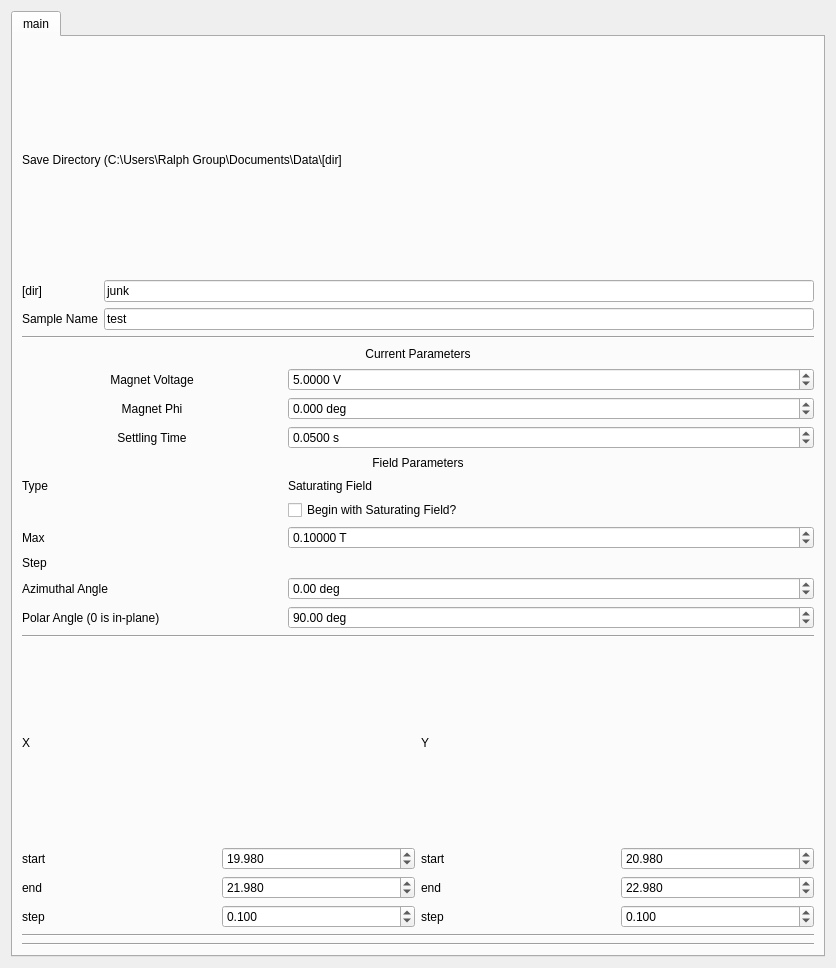
<?xml version="1.0" encoding="UTF-8"?>
<ui version="4.0">
 <class>Form</class>
 <widget class="QWidget" name="Form">
  <property name="geometry">
   <rect>
    <x>0</x>
    <y>0</y>
    <width>836</width>
    <height>968</height>
   </rect>
  </property>
  <property name="windowTitle">
   <string>Form</string>
  </property>
  <layout class="QVBoxLayout" name="verticalLayout">
   <item>
    <widget class="QTabWidget" name="tabWidget">
     <property name="toolTip">
      <string>&lt;html&gt;&lt;head/&gt;&lt;body&gt;&lt;p&gt;Field Parameters&lt;/p&gt;&lt;/body&gt;&lt;/html&gt;</string>
     </property>
     <property name="currentIndex">
      <number>0</number>
     </property>
     <widget class="QWidget" name="tab">
      <attribute name="title">
       <string>main</string>
      </attribute>
      <layout class="QVBoxLayout" name="verticalLayout_10">
       <item>
        <layout class="QGridLayout" name="save_params">
         <item row="4" column="0">
          <widget class="QLabel" name="label_12">
           <property name="enabled">
            <bool>true</bool>
           </property>
           <property name="text">
            <string>Sample Name</string>
           </property>
          </widget>
         </item>
         <item row="4" column="1">
          <widget class="QLineEdit" name="sample_name">
           <property name="text">
            <string>test</string>
           </property>
           <property name="placeholderText">
            <string>test</string>
           </property>
          </widget>
         </item>
         <item row="0" column="0" colspan="2">
          <widget class="QLabel" name="label_8">
           <property name="text">
            <string>Save Directory (C:\Users\Ralph Group\Documents\Data\[dir]</string>
           </property>
           <property name="wordWrap">
            <bool>true</bool>
           </property>
          </widget>
         </item>
         <item row="3" column="0">
          <widget class="QLabel" name="label_22">
           <property name="text">
            <string>[dir]</string>
           </property>
          </widget>
         </item>
         <item row="3" column="1">
          <widget class="QLineEdit" name="save_dir">
           <property name="text">
            <string>junk</string>
           </property>
          </widget>
         </item>
        </layout>
       </item>
       <item>
        <widget class="Line" name="line_3">
         <property name="orientation">
          <enum>Qt::Horizontal</enum>
         </property>
        </widget>
       </item>
       <item>
        <layout class="QGridLayout" name="lockin_params">
         <item row="11" column="0">
          <widget class="QLabel" name="label_16">
           <property name="text">
            <string>Azimuthal Angle</string>
           </property>
          </widget>
         </item>
         <item row="0" column="0" colspan="3">
          <widget class="QLabel" name="label_7">
           <property name="text">
            <string>Current Parameters</string>
           </property>
           <property name="alignment">
            <set>Qt::AlignCenter</set>
           </property>
          </widget>
         </item>
         <item row="3" column="0">
          <widget class="QLabel" name="label_20">
           <property name="text">
            <string>Settling Time</string>
           </property>
           <property name="alignment">
            <set>Qt::AlignCenter</set>
           </property>
          </widget>
         </item>
         <item row="5" column="0" colspan="3">
          <widget class="QLabel" name="label_10">
           <property name="text">
            <string>Field Parameters</string>
           </property>
           <property name="alignment">
            <set>Qt::AlignCenter</set>
           </property>
          </widget>
         </item>
         <item row="9" column="0">
          <widget class="QLabel" name="label_18">
           <property name="text">
            <string>Max</string>
           </property>
          </widget>
         </item>
         <item row="3" column="1" colspan="2">
          <widget class="QDoubleSpinBox" name="settling">
           <property name="suffix">
            <string> s</string>
           </property>
           <property name="decimals">
            <number>4</number>
           </property>
           <property name="value">
            <double>0.050000000000000</double>
           </property>
          </widget>
         </item>
         <item row="12" column="0">
          <widget class="QLabel" name="label_19">
           <property name="text">
            <string>Polar Angle (0 is in-plane)</string>
           </property>
          </widget>
         </item>
         <item row="2" column="0">
          <widget class="QLabel" name="label_9">
           <property name="text">
            <string>Magnet Phi</string>
           </property>
           <property name="alignment">
            <set>Qt::AlignCenter</set>
           </property>
          </widget>
         </item>
         <item row="2" column="1" colspan="2">
          <widget class="QDoubleSpinBox" name="magnet_phi">
           <property name="suffix">
            <string> deg</string>
           </property>
           <property name="decimals">
            <number>3</number>
           </property>
           <property name="minimum">
            <double>-170.000000000000000</double>
           </property>
           <property name="maximum">
            <double>170.000000000000000</double>
           </property>
           <property name="value">
            <double>0.000000000000000</double>
           </property>
          </widget>
         </item>
         <item row="6" column="0">
          <widget class="QLabel" name="label_21">
           <property name="text">
            <string>Type</string>
           </property>
          </widget>
         </item>
         <item row="10" column="0">
          <widget class="QLabel" name="label_2">
           <property name="text">
            <string>Step</string>
           </property>
          </widget>
         </item>
         <item row="1" column="0">
          <widget class="QLabel" name="label_3">
           <property name="text">
            <string>Magnet Voltage</string>
           </property>
           <property name="alignment">
            <set>Qt::AlignCenter</set>
           </property>
          </widget>
         </item>
         <item row="1" column="1" colspan="2">
          <widget class="QDoubleSpinBox" name="magnet_voltage">
           <property name="suffix">
            <string> V</string>
           </property>
           <property name="decimals">
            <number>4</number>
           </property>
           <property name="minimum">
            <double>-10.000000000000000</double>
           </property>
           <property name="maximum">
            <double>10.000000000000000</double>
           </property>
           <property name="value">
            <double>5.000000000000000</double>
           </property>
          </widget>
         </item>
         <item row="6" column="1" colspan="2">
          <widget class="QLabel" name="label_6">
           <property name="text">
            <string>Saturating Field</string>
           </property>
          </widget>
         </item>
         <item row="7" column="1" colspan="2">
          <widget class="QCheckBox" name="saturate">
           <property name="text">
            <string>Begin with Saturating Field?</string>
           </property>
          </widget>
         </item>
         <item row="9" column="1" colspan="2">
          <widget class="QDoubleSpinBox" name="saturating_field">
           <property name="suffix">
            <string> T</string>
           </property>
           <property name="decimals">
            <number>5</number>
           </property>
           <property name="minimum">
            <double>-0.280000000000000</double>
           </property>
           <property name="maximum">
            <double>0.280000000000000</double>
           </property>
           <property name="singleStep">
            <double>0.001000000000000</double>
           </property>
           <property name="value">
            <double>0.100000000000000</double>
           </property>
          </widget>
         </item>
         <item row="11" column="1" colspan="2">
          <widget class="QDoubleSpinBox" name="saturating_field_azimuth">
           <property name="suffix">
            <string> deg</string>
           </property>
           <property name="minimum">
            <double>-170.000000000000000</double>
           </property>
           <property name="maximum">
            <double>170.000000000000000</double>
           </property>
          </widget>
         </item>
         <item row="12" column="1" colspan="2">
          <widget class="QDoubleSpinBox" name="saturating_field_polar">
           <property name="suffix">
            <string> deg</string>
           </property>
           <property name="minimum">
            <double>-180.000000000000000</double>
           </property>
           <property name="maximum">
            <double>180.000000000000000</double>
           </property>
           <property name="value">
            <double>90.000000000000000</double>
           </property>
          </widget>
         </item>
        </layout>
       </item>
       <item>
        <widget class="Line" name="line_2">
         <property name="orientation">
          <enum>Qt::Horizontal</enum>
         </property>
        </widget>
       </item>
       <item>
        <layout class="QGridLayout" name="gridLayout">
         <item row="3" column="2">
          <widget class="QLabel" name="label_17">
           <property name="text">
            <string>step</string>
           </property>
          </widget>
         </item>
         <item row="2" column="2">
          <widget class="QLabel" name="label_15">
           <property name="text">
            <string>end</string>
           </property>
          </widget>
         </item>
         <item row="1" column="1">
          <widget class="QDoubleSpinBox" name="x_start">
           <property name="decimals">
            <number>3</number>
           </property>
           <property name="value">
            <double>19.980000000000000</double>
           </property>
          </widget>
         </item>
         <item row="3" column="0">
          <widget class="QLabel" name="label_13">
           <property name="text">
            <string>step</string>
           </property>
          </widget>
         </item>
         <item row="1" column="2">
          <widget class="QLabel" name="label_14">
           <property name="text">
            <string>start</string>
           </property>
          </widget>
         </item>
         <item row="2" column="0">
          <widget class="QLabel" name="label_11">
           <property name="text">
            <string>end</string>
           </property>
          </widget>
         </item>
         <item row="1" column="0">
          <widget class="QLabel" name="label_5">
           <property name="text">
            <string>start</string>
           </property>
          </widget>
         </item>
         <item row="1" column="3">
          <widget class="QDoubleSpinBox" name="y_start">
           <property name="decimals">
            <number>3</number>
           </property>
           <property name="value">
            <double>20.980000000000000</double>
           </property>
          </widget>
         </item>
         <item row="2" column="1">
          <widget class="QDoubleSpinBox" name="x_end">
           <property name="decimals">
            <number>3</number>
           </property>
           <property name="value">
            <double>21.980000000000000</double>
           </property>
          </widget>
         </item>
         <item row="3" column="1">
          <widget class="QDoubleSpinBox" name="x_step">
           <property name="decimals">
            <number>3</number>
           </property>
           <property name="value">
            <double>0.100000000000000</double>
           </property>
          </widget>
         </item>
         <item row="2" column="3">
          <widget class="QDoubleSpinBox" name="y_end">
           <property name="decimals">
            <number>3</number>
           </property>
           <property name="value">
            <double>22.980000000000000</double>
           </property>
          </widget>
         </item>
         <item row="3" column="3">
          <widget class="QDoubleSpinBox" name="y_step">
           <property name="decimals">
            <number>3</number>
           </property>
           <property name="value">
            <double>0.100000000000000</double>
           </property>
          </widget>
         </item>
         <item row="0" column="0" colspan="2">
          <widget class="QLabel" name="label_4">
           <property name="text">
            <string>X</string>
           </property>
          </widget>
         </item>
         <item row="0" column="2" colspan="2">
          <widget class="QLabel" name="label">
           <property name="text">
            <string>Y</string>
           </property>
          </widget>
         </item>
        </layout>
       </item>
       <item>
        <widget class="Line" name="line">
         <property name="orientation">
          <enum>Qt::Horizontal</enum>
         </property>
        </widget>
       </item>
       <item>
        <widget class="Line" name="line_5">
         <property name="orientation">
          <enum>Qt::Horizontal</enum>
         </property>
        </widget>
       </item>
      </layout>
     </widget>
    </widget>
   </item>
  </layout>
 </widget>
 <resources/>
 <connections/>
</ui>
